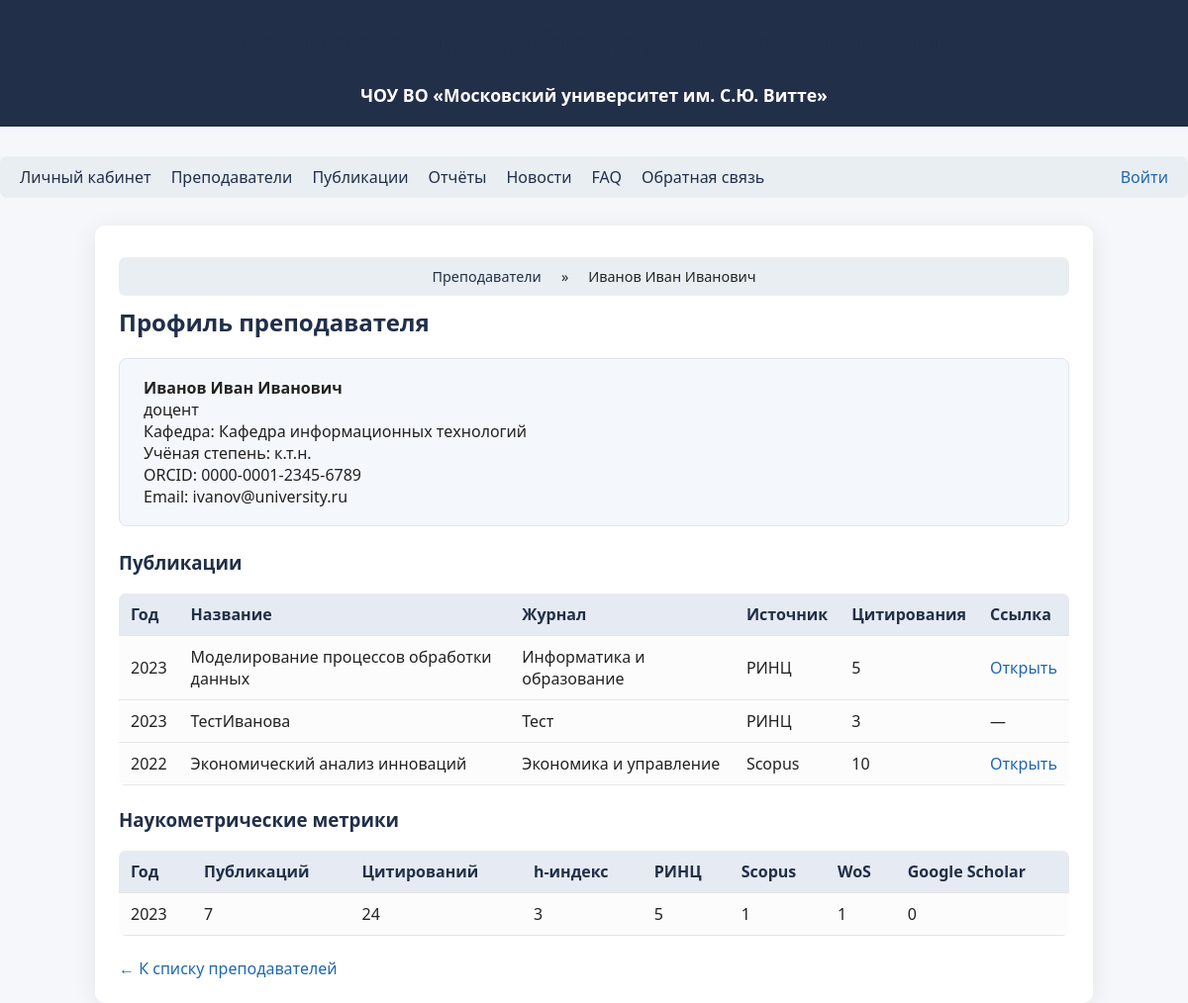
/lecturer/1, run on the app's committed database.
### tables this page shows
CREATE TABLE lecturers (
            id INTEGER PRIMARY KEY AUTOINCREMENT,
            fio TEXT,
            position TEXT,
            department TEXT,
            academic_degree TEXT,
            orcid TEXT,
            email TEXT
        );

CREATE TABLE publications (
            id INTEGER PRIMARY KEY AUTOINCREMENT,
            title TEXT,
            year INTEGER,
            journal TEXT,
            source TEXT,
            link TEXT,
            citations INTEGER,
            doi TEXT,
            file_path TEXT,
            status TEXT DEFAULT 'new',
            review_comment TEXT,
            revision_deadline TEXT,
            reviewer_id INTEGER
        );

CREATE TABLE metrics (
            id INTEGER PRIMARY KEY AUTOINCREMENT,
            lecturer_id INTEGER,
            year INTEGER,
            total_publications INTEGER,
            total_citations INTEGER,
            h_index INTEGER,
            rinz INTEGER,
            scopus INTEGER,
            wos INTEGER,
            gs INTEGER,
            FOREIGN KEY(lecturer_id) REFERENCES lecturers(id)
        );

### app/routes.py (the view)
@bp.route('/lecturer/<int:lecturer_id>')
def lecturer_profile(lecturer_id):
    lecturer = get_lecturer_by_id(lecturer_id)
    pubs = get_publications_by_lecturer(lecturer_id)
    metrics = get_metrics_by_lecturer(lecturer_id)
    return render_template(
        'lecturer_profile.html',
        lecturer=lecturer,
        pubs=pubs,
        metrics=metrics,
        breadcrumbs=[
            ('Преподаватели', url_for('main.lecturers')),
            (lecturer['fio'], None)
        ]
    )

### app/models.py (called while the page is built)
def get_db():
    db = getattr(g, '_database', None)
    if db is None:
        db = g._database = sqlite3.connect(DATABASE)
        db.row_factory = sqlite3.Row
    return db

def get_lecturer_by_id(lecturer_id):
    db = get_db()
    return db.execute(
        "SELECT * FROM lecturers WHERE id = ?", (lecturer_id,)
    ).fetchone()

def get_publications_by_lecturer(lecturer_id):
    db = get_db()
    pubs = db.execute(
        "SELECT p.* FROM publications p "
        "JOIN lecturer_publications lp ON p.id = lp.publication_id "
        "WHERE lp.lecturer_id = ? ORDER BY p.year DESC",
        (lecturer_id,)
    ).fetchall()
    return pubs

def get_metrics_by_lecturer(lecturer_id):
    db = get_db()
    return db.execute(
        "SELECT * FROM metrics WHERE lecturer_id = ? ORDER BY year DESC",
        (lecturer_id,)
    ).fetchall()

### app/routes.py (called while the page is built)
@bp.before_app_request
def load_logged_in_user():
    user_id = session.get('user_id')
    g.user = get_user_by_id(user_id) if user_id else None

### app/templates/lecturer_profile.html (shortened to what this page needs)
{% extends "base.html" %}
{% block content %}
<h2>Профиль преподавателя</h2>
<div class="profile-card">
    <b>{{ lecturer['fio'] }}</b><br>
    <span>{{ lecturer['position'] }}</span><br>
    <span>Кафедра: {{ lecturer['department'] }}</span><br>
    {% if lecturer['academic_degree'] %}<span>Учёная степень: {{ lecturer['academic_degree'] }}</span><br>{% endif %}
    {% if lecturer['orcid'] %}<span>ORCID: {{ lecturer['orcid'] }}</span><br>{% endif %}
    {% if lecturer['email'] %}<span>Email: {{ lecturer['email'] }}</span><br>{% endif %}
</div>
<h3>Публикации</h3>
{% if pubs %}
    <table>
        <thead>
            <tr>
                <th>Год</th>
                <th>Название</th>
                <th>Журнал</th>
                <th>Источник</th>
                <th>Цитирования</th>
                <th>Ссылка</th>
            </tr>
        </thead>
        <tbody>
        {% for pub in pubs %}
            <tr>
                <td>{{ pub['year'] }}</td>
                <td>{{ pub['title'] }}</td>
                <td>{{ pub['journal'] }}</td>
                <td>{{ pub['source'] }}</td>
                <td>{{ pub['citations']|default(0) }}</td>
                <td>
                    {% if pub['link'] %}
                        <a href="{{ pub['link'] }}" target="_blank">Открыть</a>
                    {% else %}
                        —
                    {% endif %}
                </td>
            </tr>
        {% endfor %}
        </tbody>
    </table>
{% else %}
    <div>Публикации отсутствуют.</div>
{% endif %}
<h3>Наукометрические метрики</h3>
{% if metrics %}
    <table>
        <thead>
            <tr>
                <th>Год</th>
                <th>Публикаций</th>
                <th>Цитирований</th>
                <th>h-индекс</th>
                <th>РИНЦ</th>
                <th>Scopus</th>
                <th>WoS</th>
                <th>Google Scholar</th>
            </tr>
        </thead>
        <tbody>
        {% for m in metrics %}
            <tr>
                <td>{{ m['year'] }}</td>
                <td>{{ m['total_publications'] }}</td>
                <td>{{ m['total_citations'] }}</td>
                <td>{{ m['h_index'] }}</td>
                <td>{{ m['rinz'] }}</td>
                <td>{{ m['scopus'] }}</td>
                <td>{{ m['wos'] }}</td>
                <td>{{ m['gs'] }}</td>
            </tr>
        {% endfor %}
        </tbody>
    </table>
{% else %}
    <div>Метрики не заданы.</div>
{% endif %}
<a href="{{ url_for('main.lecturers') }}">← К списку преподавателей</a>
{% endblock %}

### app/templates/base.html (shortened to what this page needs)
<!DOCTYPE html>
<html lang="ru">
<head>
    <link rel="stylesheet" href="{{ url_for('static', filename='css/style.css') }}">
</head>
<body>
    <div class="header">
        <h1>Автоматизация учёта научных публикаций</h1>
        <div style="font-size:1.1em;margin-top:5px;">
            <b>ЧОУ ВО «Московский университет им. С.Ю. Витте»</b>
        </div>
    </div>
    <nav>
        <a href="{{ url_for('main.profile') }}">Личный кабинет</a>
        <a href="{{ url_for('main.lecturers') }}">Преподаватели</a>
        <a href="{{ url_for('main.publications') }}">Публикации</a>
        <a href="{{ url_for('main.reports') }}">Отчёты</a>
        <a href="{{ url_for('main.news_list') }}">Новости</a>
        <a href="{{ url_for('main.faq') }}">FAQ</a>
        <a href="{{ url_for('main.feedback') }}">Обратная связь</a>
        {% if g.user %}
            <a href="{{ url_for('main.logout') }}" style="margin-left:auto;color:#b21f1f;">Выйти</a>
        {% else %}
            <a href="{{ url_for('main.login') }}" style="margin-left:auto;color:#2067b2;">Войти</a>
        {% endif %}
    </nav>
    <div class="container">
        {% if breadcrumbs %}
        <nav class="breadcrumbs" style="margin-bottom:10px; font-size:0.9em;">
            {% for title, url in breadcrumbs %}
                {% if url %}
                    <a href="{{ url }}">{{ title }}</a>
                    {% if not loop.last %}&raquo;{% endif %}
                {% else %}
                    <span>{{ title }}</span>
                {% endif %}
            {% endfor %}
        </nav>
        {% endif %}
        {% block content %}{% endblock %}
    </div>
</body>
</html>

### app/static/css/style.css (style rules this page uses)
body { font-family: 'Segoe UI', Arial, sans-serif; background: #f5f7fa; margin: 0; padding: 0; color: #222; }
.header { background: #212f49; color: #fff; padding: 20px 0; text-align: center; margin-bottom: 30px; }
.container { max-width: 960px; margin: 0 auto; background: #fff; padding: 32px 24px 24px 24px; border-radius: 10px; box-shadow: 0 4px 24px 0 rgba(0,0,0,0.08); }
h1, h2, h3 { color: #212f49; margin-top: 0; }
a { color: #2067b2; text-decoration: none; }
nav { margin-bottom: 28px; background: #e9eef3; padding: 10px 20px; border-radius: 7px; display: flex; gap: 20px; justify-content: center; }
nav a { color: #212f49; font-weight: 500; }
table { border-collapse: collapse; width: 100%; margin-bottom: 22px; background: #fcfcfc; border-radius: 7px; overflow: hidden; }
th, td { padding: 10px 12px; text-align: left; border-bottom: 1px solid #e5e5e5; }
th { background: #e6eaf2; color: #212f49; font-weight: 600; }
.profile-card { background: #f4f7fc; border: 1px solid #e0e4ef; padding: 18px 24px; border-radius: 8px; margin-bottom: 24px; }

### data on the page
lecturers: fio "Иванов Иван Иванович", position "доцент", department "Кафедра информационных технологий", academic_degree "к.т.н.", orcid "0000-0001-2345-6789", email "ivanov@university.ru"
publications: year "2023", title "Моделирование процессов обработки данных", journal "Информатика и образование", source "РИНЦ", citations "5"
publications: year "2023", title "ТестИванова", journal "Тест", source "РИНЦ", citations "3"
publications: year "2022", title "Экономический анализ инноваций", journal "Экономика и управление", source "Scopus", citations "10"
metrics: year "2023", total_publications "7", total_citations "24", h_index "3", rinz "5", scopus "1", wos "1", gs "0"

### other printed values
{{ title }} "Преподаватели"
